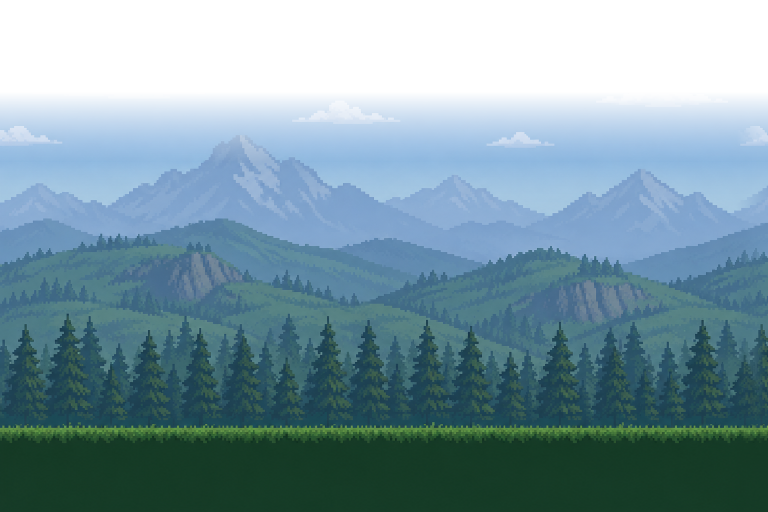
#> input picture website/assets/scenery/bg/yuanjing_far.png, 1536 x 1024 px, found by its file name (shown at 1/2 size)
$ python key_yuanjing_sky.py
#> lines starting #> are read from the running program, lines starting #| are printed output that depends on the picture; after the words box and inside, x2 and y2 are one past the last pixel; in counts of white or black regions, pixels touching at a corner belong together
"""Key the baked sky out of yuanjing_far.png so the DOM day/night gradient,
sun/moon and stars show through down to the mountain silhouette line —
while the baked CLOUDS stay solid and the land gets a CRISP cut.

The art ships a light-blue sky gradient + soft cloud blobs baked into the
PNG. Only the top ~300px had been keyed transparent; from there to the
peaks the opaque baked sky met the live gradient in a horizontal seam that
read as a hard dividing line at dusk/night. Cloud/ghost history (kept so
the next tweak doesn't re-litigate it):
  * clouds at distance-keyed (semi-transparent) alpha -> ghost 残影;
  * everything above the ridge cut + drifting sprite clouds -> rejected
    (USER: "云效果很差，还是用原来的静态云吧");
  * solid clouds restored but a WIDE distance feather kept far-peak haze
    + horizon haze semi-transparent -> "云和山峰之间…山峰和云的残影,
    夜晚更加明显" (USER);
  * FINAL: per-column hard land cut — the silhouette top is the first row
    where darker-than-sky land holds for 3 rows; above it alpha is 0
    OUTRIGHT (only solid clouds survive there), below it land is opaque
    with a 1px AA rim. No semi-transparent zones exist between clouds
    and peaks at any hour.

Run: uv run --with numpy python tools/key_yuanjing_sky.py
(overwrites website/assets/scenery/bg/yuanjing_far.png in place; the
original stays recoverable from git history)
"""
import numpy as np
from PIL import Image

PNG = 'website/assets/scenery/bg/yuanjing_far.png'
TRACK_BAND = 40.0          # pixels within this of the anchor count as sky
TRACK_STEP = 3.0           # max reference drift per row
FIT_LO, FIT_HI = 150, 430  # rows whose medians fit the anchor line
RIDGE_ROW = 437            # first landscape row (per-column minimum)


def median3(a):
    """3x3 median filter (edge-replicated) on a 2D float array."""
    p = np.pad(a, 1, mode='edge')
    stack = np.stack([p[i:i + a.shape[0], j:j + a.shape[1]]
                      for i in range(3) for j in range(3)])
    return np.median(stack, axis=0)


def main():
    im = Image.open(PNG).convert('RGBA')
#> im is the input picture: PIL image 1536x1024 RGBA; mean R, G, B, A 83, 125.1, 149.3, 191.8
    arr = np.asarray(im).astype(np.float64)
    h, w = arr.shape[:2]
#> h = 1024; w = 1536
    rgb = arr[:, :, :3]
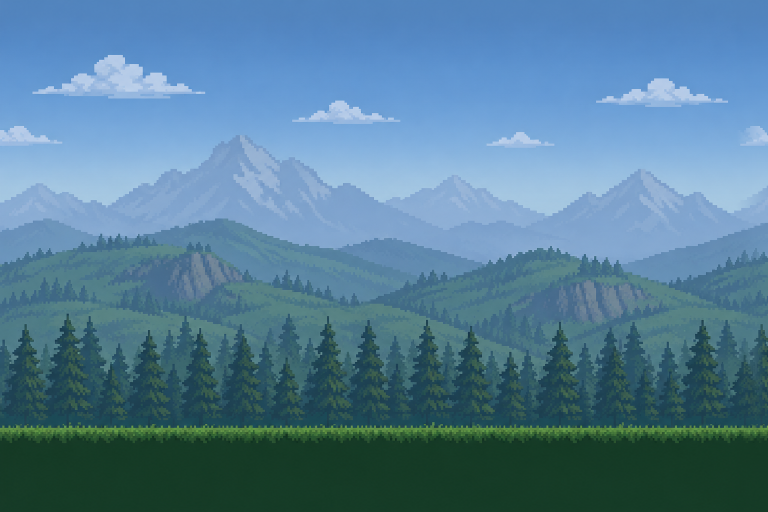
#> rgb: shape (1024, 1536, 3) float64 (shown at 1/2 size); mean R, G, B 83, 125.1, 149.3

    # anchor line per channel, from sky-dominated rows
    med = np.array([np.median(rgb[y], axis=0) for y in range(h)])
#> med = 1024 rows, first 8: [82, 132, 188], [81, 131, 189], [82, 132, 188], [81, 132, 189], [81, 132, 189], [81, 132, 189], [81, 132, 189], [81, 132, 189]
    ys = np.arange(FIT_LO, FIT_HI + 1)
    anchor = np.stack([
        np.polyval(np.polyfit(ys, med[FIT_LO:FIT_HI + 1, c], 1), np.arange(h))
        for c in range(3)], axis=1)                       # (h,3)
#> anchor = 1024 rows, first 8: [68.29, 137.2, 212.9], [68.49, 137.3, 212.9], [68.69, 137.4, 212.9], [68.89, 137.5, 212.9], [69.1, 137.7, 212.9], [69.3, 137.8, 212.9], [69.5, 137.9, 212.9], [69.71, 138, 212.9]

    # per-row reference: candidates near the anchor, clamped drift
    refs = np.zeros((h, 3))
    refs[0] = med[0]
    for y in range(1, h):
        d = np.sqrt(((rgb[y] - anchor[y]) ** 2).sum(axis=1))
        cand = rgb[y][d < TRACK_BAND]
        if len(cand):
            refs[y] = np.clip(np.median(cand, axis=0),
                              refs[y - 1] - TRACK_STEP,
                              refs[y - 1] + TRACK_STEP)
        else:
            refs[y] = refs[y - 1]
#> after the loop, refs has the same summary as med

    dist = np.sqrt(((rgb - refs[:, None, :]) ** 2).sum(axis=2))
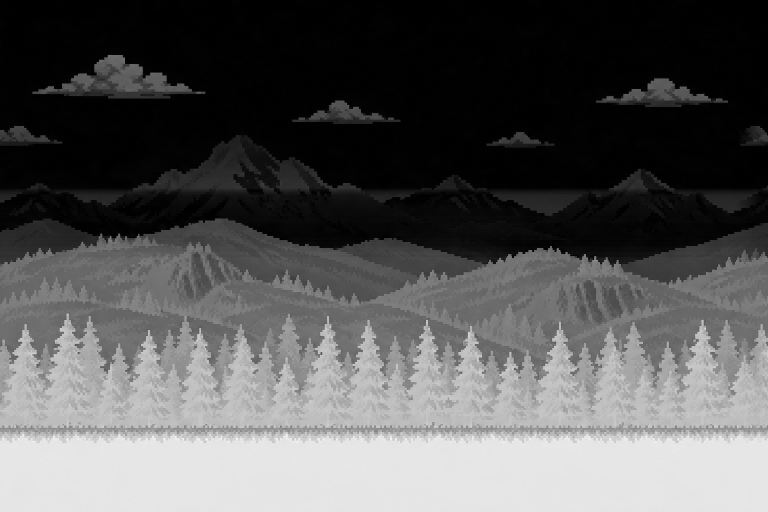
#> dist: shape (1024, 1536) float64 (shown at 1/2 size); min 0, max 274.7, mean 95.9; drawn with min black and max white
    adv = (rgb - refs[:, None, :]).mean(axis=2)   # + = brighter than sky
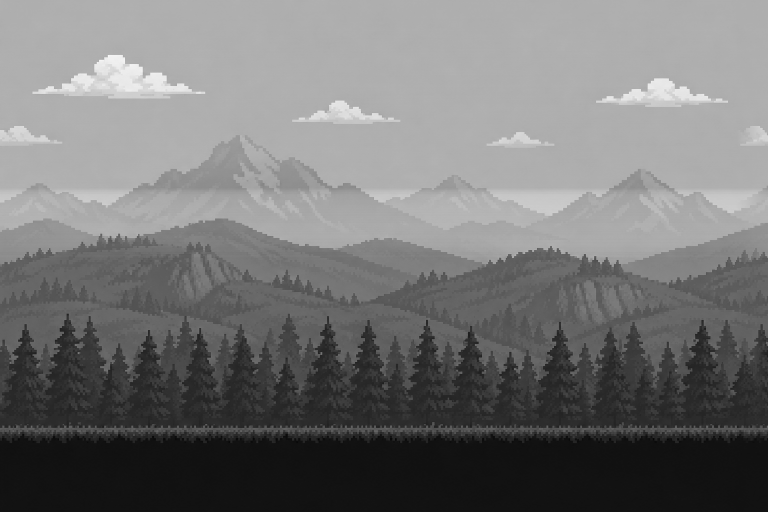
#> adv: shape (1024, 1536) float64 (shown at 1/2 size); min -157, max 72, mean -52.1; drawn with min black and max white

    # CLOUDS: bright blobs live in rows < CLOUD_ROW_MAX (verified: the
    # horizon-haze band starts ~340 and is NOT cloud). Solid restore with
    # a 1-2px rim — semi-transparent cloud bodies/fringes read 残影.
    CLOUD_ROW_MAX = 320
    cloud_alpha = np.where(
        np.arange(h)[:, None] < CLOUD_ROW_MAX,
        np.clip((adv - 3.0) / 6.0, 0.0, 1.0), 0.0)
    is_cloud = cloud_alpha > 0.5
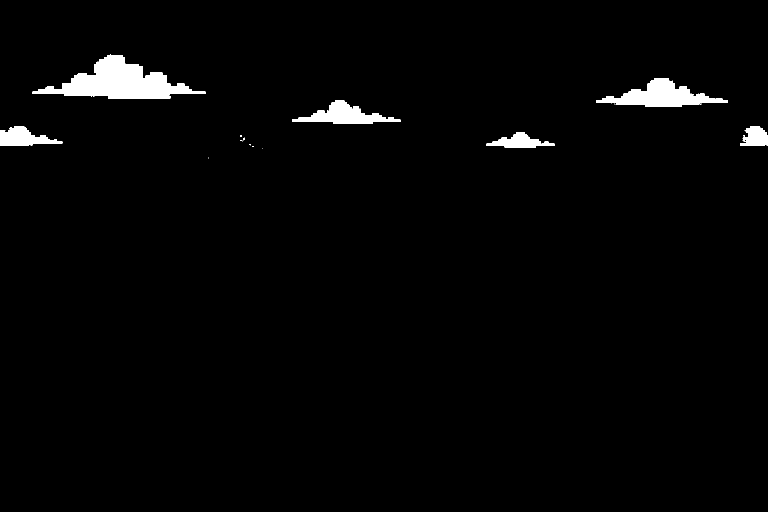
#> is_cloud: shape (1024, 1536) bool (shown at 1/2 size); 2% white; 17 white regions (11 under 20 px), largest, box (x1, y1, x2, y2) and area: (65, 109, 411, 197) 13770, (1192, 156, 1456, 214) 7041, (584, 201, 801, 248) 4551, (0, 252, 125, 292) 2821, (973, 264, 1109, 296) 2096, (1480, 252, 1536, 292) 1620

    # LAND: darker-than-sky pixels (mountains are ALWAYS darker than the
    # sky reference; only clouds are brighter). Per column, the silhouette
    # top = first row where land holds for LAND_RUN rows; everything above
    # is cut to alpha 0 outright — the wide distance feather used before
    # kept far-peak haze + horizon haze semi-transparent, which glowed
    # over the night gradient as 峰/云残影 between clouds and peaks.
    LAND_D, LAND_RUN = 55.0, 3
    is_land = (dist > LAND_D) & ~is_cloud
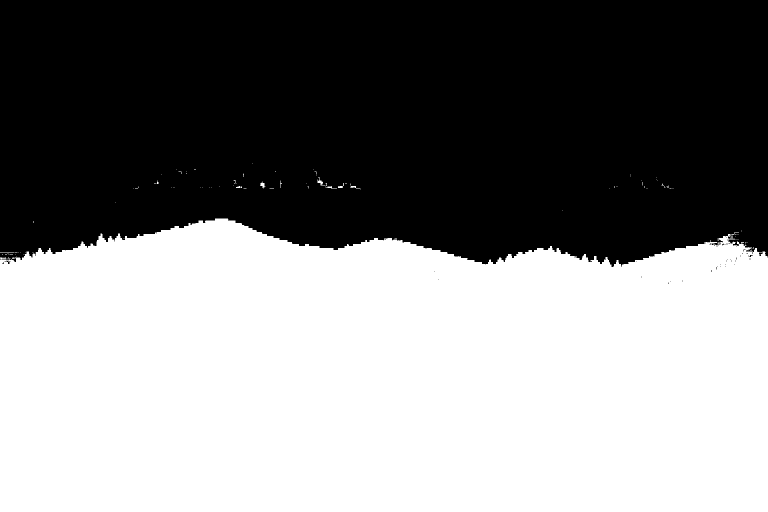
#> is_land: shape (1024, 1536) bool (shown at 1/2 size); 52% white; 61 black regions (59 under 20 px), largest, box (x1, y1, x2, y2) and area: (0, 0, 1536, 534) 754170, (9, 522, 19, 528) 25
    land_top = np.full(w, RIDGE_ROW, dtype=int)
#> land_top = 1536 values from 437 to 437
    run = np.zeros(w, dtype=int)
#> run = 1536 values from 0 to 0
    for y in range(h):
        run = np.where(is_land[y], run + 1, 0)
        fresh = (run == LAND_RUN)
        land_top[fresh] = y - LAND_RUN + 1
#> after the loop, land_top = 1536 values, max 568 at index 1336, min 437 at index 430, mean 492.5; run = 1536 values, max 587 at index 430, min 456 at index 1336, mean 531.5

    # alpha: steep AA smoothstep, hard 0 above the column's land top,
    # solid clouds layered back on top
    alpha = np.clip((dist - 45.0) / 30.0, 0.0, 1.0)
    cut = np.arange(h)[:, None] < (land_top - 1)[None, :]
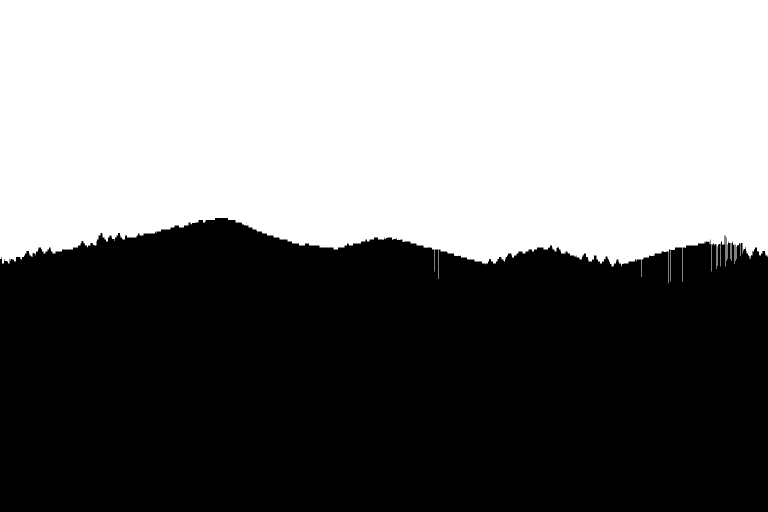
#> cut: shape (1024, 1536) bool (shown at 1/2 size); 48% white; 1 white region, box (x1, y1, x2, y2) and area: (0, 0, 1536, 567) 754939
    alpha[cut] = 0.0
    alpha = np.maximum(alpha, cloud_alpha)

    alpha = median3(alpha)                       # speckle cleanup
    arr[:, :, 3] = alpha * 255.0

    out = Image.fromarray(arr.round().astype(np.uint8), 'RGBA')
    out.save(PNG)

    # report: opaque fraction per landmark row + residual semi audit
    a8 = arr[:, :, 3]
    for y in (0, 160, 240, 340, 400, 440, 470, 500, 550, 600, 700, 850):
        print(f'row {y:4d}  opaque(>200) {100 * (a8[y] > 200).mean():5.1f}%  '
              f'semi(50..200) {100 * ((a8[y] >= 50) & (a8[y] <= 200)).mean():5.1f}%')
#> this loop made 12 passes
#| row    0  opaque(>200)   0.0%  semi(50..200)   0.0%
#| row  160  opaque(>200)  14.5%  semi(50..200)   0.0%
#| row  240  opaque(>200)  14.1%  semi(50..200)   0.0%
#| row  340  opaque(>200)   0.0%  semi(50..200)   0.0%
#| row  400  opaque(>200)   0.0%  semi(50..200)   0.0%
#| row  440  opaque(>200)   1.8%  semi(50..200)   0.1%
#| row  470  opaque(>200)  15.8%  semi(50..200)   1.0%
#| row  500  opaque(>200)  48.6%  semi(50..200)  14.3%
#> (further printed lines are left out)
    sky_zone = a8[:437]
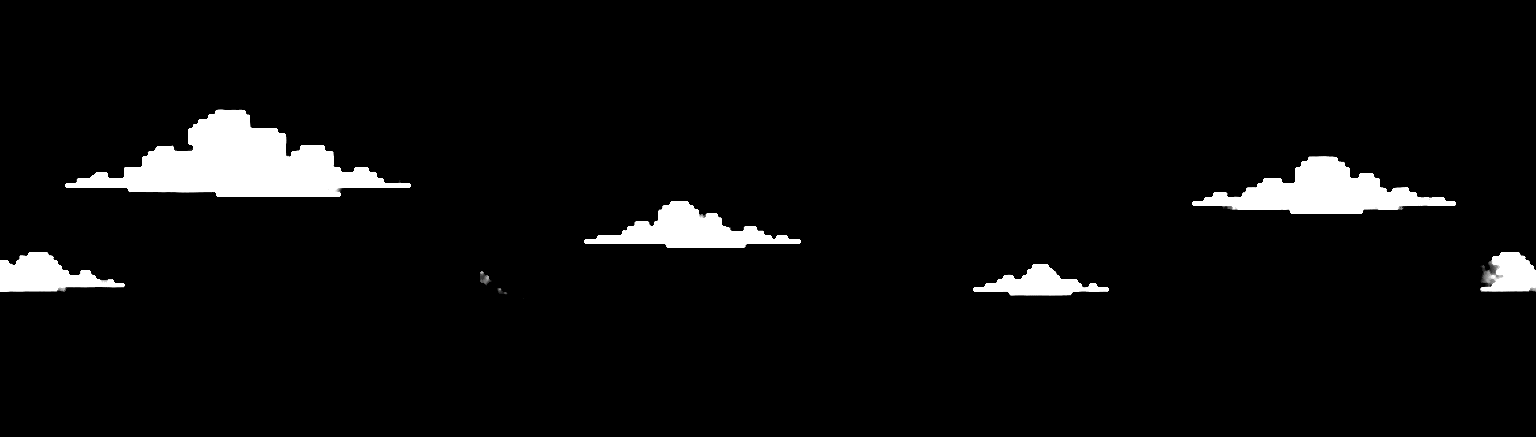
#> sky_zone: shape (437, 1536) float64; min 0, max 255, mean 12.2
    print(f'above-ridge semi(30..200) pixels: '
          f'{100 * ((sky_zone >= 30) & (sky_zone < 200)).mean():.2f}% '
          f'(should be ~0: cloud rims only)')
#| above-ridge semi(30..200) pixels: 0.15% (should be ~0: cloud rims only)
    print(f'land_top range: {land_top.min()}..{land_top.max()}')
#| land_top range: 437..568
    print(f'wrote {PNG}')


if __name__ == '__main__':
    main()
